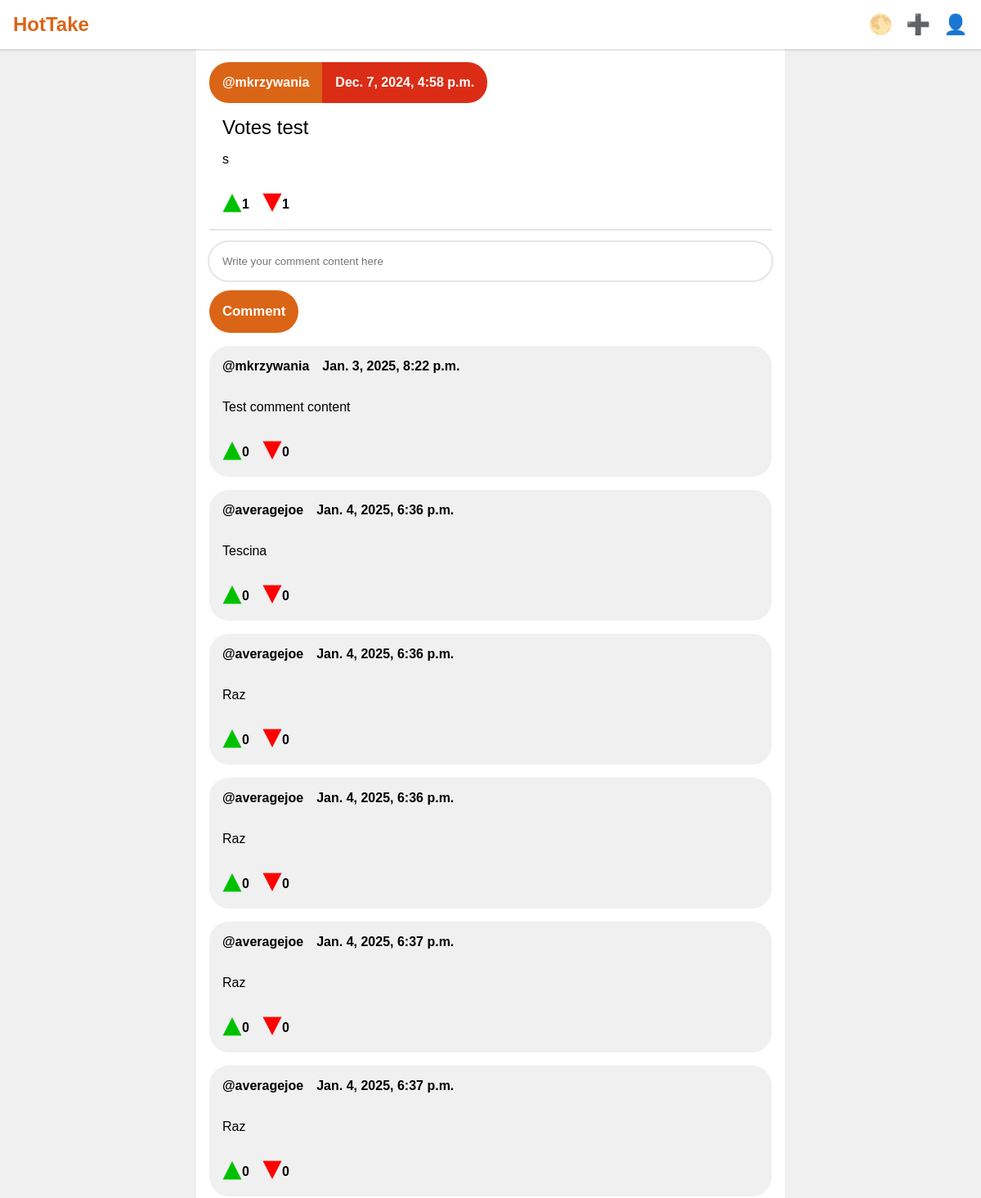
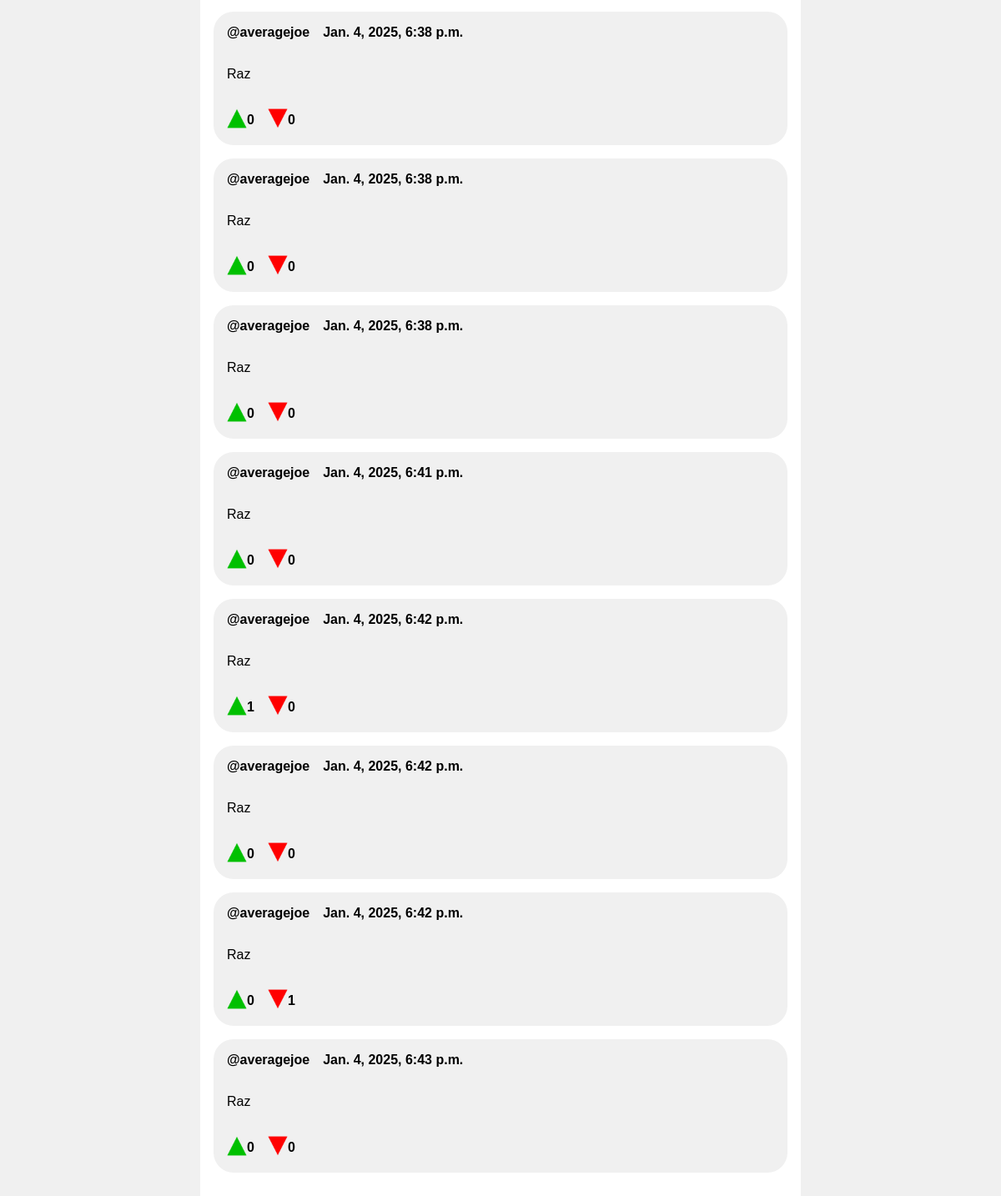
The page /post/7 (signed in) on the database its author committed (2 pictures, top to bottom).
### app/models.py (models this page shows, shortened)
class Post(models.Model):
    author = models.ForeignKey(User, on_delete=models.CASCADE)
    title = models.CharField(max_length=50)
    body = models.TextField()
    date = models.DateTimeField()
    upvotes = models.IntegerField(default = 0)
    downvotes = models.IntegerField(default = 0)
    voters = JSONField(default=dict);

class Comment(models.Model):
    post = models.ForeignKey(Post, on_delete=models.CASCADE)
    author = models.ForeignKey(User, on_delete=models.CASCADE)
    body = models.TextField()
    date = models.DateTimeField()
    upvotes = models.IntegerField(default = 0)
    downvotes = models.IntegerField(default = 0)
    voters = JSONField(default=dict);

### app/views.py (the view, shortened to what this page needs)
# urls.py: path('post/<int:post_id>', views.post_info, name='post_info')
def post_info(request, post_id):
    template = loader.get_template('app/post.html')
    context = {
        "post": Post.objects.get(pk=post_id),
        "comments": Comment.objects.filter(post=Post.objects.get(pk=post_id))
    }
    return HttpResponse(template.render(context, request))

### app/templates/app/post.html (shortened to what this page needs)
{% extends "app/home.html" %}
{% load static %}
{% block content %}
<div class="post">
    <div class="info">
        <div class="author">
            <a href={% url 'user_info' username=post.author.username %}>@{{ post.author }}</a>
        </div>
        <div class="date">
            {{ post.date }}
        </div>
    </div>
    <div class="post-content">
        <div class="title">
            {{ post.title }}
        </div>
        <div class="post-body">
            {{ post.body }}
        </div>
    </div>
    <div class="votes">
        <div class="upvote" data-post-id="{{ post.id }}">
            <div class="symbol"><img src="{% static 'app/img/trianglegreen.png' %}" alt="upvote"></div>
            <div class="count">{{ post.upvotes }}</div>
        </div>
        <div class="downvote" data-post-id="{{ post.id }}">
            <div class="symbol"><img src="{% static 'app/img/trianglered.png' %}" alt="downvote"></div>
            <div class="count">{{ post.downvotes }}</div>
        </div>
    </div>
</div>
<form method="POST" class="create-comment">
    <textarea name="body" id="body" placeholder="Write your comment content here" cols="5" rows="1" maxlength="5000"></textarea>
    <input type="submit" value="Comment" class="btn">
</form>
{% for comment in comments %}
<div class="comment">
    <div class="commenter-info">
        <div class="username">
            <a href="{% url 'user_info' username=comment.author.username %}">@{{ comment.author }}</a>
        </div>
        <div class="date">
            {{ comment.date  }}
        </div>
    </div>
    <div class="content">
        {{ comment.body }}
    </div>
    <div class="votes">
        <div class="upvote" data-comment-id="{{ comment.id }}">
            <div class="symbol"><img src="{% static 'app/img/trianglegreen.png' %}" alt="upvote"></div>
            <div class="count">{{ comment.upvotes }}</div>
        </div>
        <div class="downvote" data-comment-id="{{ comment.id }}">
            <div class="symbol"><img src="{% static 'app/img/trianglered.png' %}" alt="downvote"></div>
            <div class="count">{{ comment.downvotes }}</div>
        </div>
    </div>
</div>
{% endfor %}
{% endblock %}

### app/static/app/css/main.css (style rules this page uses)
* { margin: 0; padding: 0; box-sizing: border-box; font-family: Arial, Helvetica, sans-serif; }
html, body { height: 100%; overflow-x: hidden; }
.wrapper .body .article .info { display: flex; align-items: center; font-weight: 900; color: white; overflow: hidden; align-items: stretch; }
.wrapper .body .article .info .author { background-color: rgb(219, 101, 22); padding: 1rem; border-radius: 1.5rem 0 0 1.5rem; display: flex; align-items: center; justify-content: center; }
.wrapper .body .article .info .author a { color: white; text-decoration: none; }
.wrapper .body .article .info .date { background-color: rgb(219, 45, 22); padding: 1rem; border-radius: 0 1.5rem 1.5rem 0; display: flex; align-items: center; justify-content: center }
.wrapper .body .article .post { margin-bottom: 1rem; box-shadow: 0px 2px 0px 0px rgba(0,0,0,0.1); }
.wrapper .body .article .post .title { font-size: 1.5rem; margin: 0 0 1rem 0; }
.wrapper .body .article .post .post-content { width: 100%; padding: 1rem; }
.wrapper .body .article .votes, .wrapper .body .article .post .downvote, .wrapper .body .article .post .upvote { display: flex; user-select: none; }
.wrapper .body .article .votes .upvote, .wrapper .body .article .post .votes .downvote { justify-content: center; align-items: center; }
.wrapper .body .article .votes .upvote { margin-right: 1rem; }
.wrapper .body .article .votes { font-weight: 800; padding: 1rem; }
.wrapper .body .article .votes img { width: 1.5rem; height: 1.5rem; }
.wrapper .body .article .votes .upvote img { transform: scaleY(-1); }
.wrapper .body .article .votes .upvote, .wrapper .body .article .votes .downvote { display: flex; justify-content: center; align-items: center; }
.wrapper .body .article .comment { border-radius: 1.5rem; background-color: rgb(240, 240, 240); display: flex; flex-direction: column; margin-bottom: 1rem; }
.wrapper .body .article .comment .commenter-info { display: flex; padding: 1rem; font-weight: 900; }
.wrapper .body .article .comment .commenter-info .username a { color: black !important; text-decoration: none !important; }
.wrapper .body .article .comment .commenter-info .date { margin-left: 1rem; }
.wrapper .body .article .comment .content { padding: 1rem; }
.wrapper .body .article .create-comment textarea { border: 0; background-color: white; box-shadow: 0px 0px 0px 2px rgba(0,0,0,0.1); padding: 1rem; border-radius: 1.5rem; transition: box-shadow 300ms ease-in-out; resize: none; width: 100%; }
.wrapper .body .article .create-comment .btn { background-color: rgb(219, 101, 22); border-radius: 2rem; border: none; padding: 1rem; color: white; font-weight: 800; font-size: 1.05rem; transition: 300ms ease-in-out; margin: 0.5rem 0 1rem 0; }

### rows shown on the page
Post: author "mkrzywania", date "Dec. 7, 2024, 4:58 p.m.", title "Votes test", body "s", upvotes "1", downvotes "1"
Comment: author "mkrzywania", date "Jan. 3, 2025, 8:22 p.m.", body "Test comment content", upvotes "0", downvotes "0"
Comment: author "averagejoe", date "Jan. 4, 2025, 6:36 p.m.", body "Tescina", upvotes "0", downvotes "0"
Comment: author "averagejoe", date "Jan. 4, 2025, 6:36 p.m.", body "Raz", upvotes "0", downvotes "0"
Comment: author "averagejoe", date "Jan. 4, 2025, 6:36 p.m.", body "Raz", upvotes "0", downvotes "0"
Comment: author "averagejoe", date "Jan. 4, 2025, 6:37 p.m.", body "Raz", upvotes "0", downvotes "0"
Comment: author "averagejoe", date "Jan. 4, 2025, 6:37 p.m.", body "Raz", upvotes "0", downvotes "0"
Comment: author "averagejoe", date "Jan. 4, 2025, 6:38 p.m.", body "Raz", upvotes "0", downvotes "0"
Comment: author "averagejoe", date "Jan. 4, 2025, 6:38 p.m.", body "Raz", upvotes "0", downvotes "0"
Comment: author "averagejoe", date "Jan. 4, 2025, 6:38 p.m.", body "Raz", upvotes "0", downvotes "0"
Comment: author "averagejoe", date "Jan. 4, 2025, 6:41 p.m.", body "Raz", upvotes "0", downvotes "0"
Comment: author "averagejoe", date "Jan. 4, 2025, 6:42 p.m.", body "Raz", upvotes "1", downvotes "0"
Comment: author "averagejoe", date "Jan. 4, 2025, 6:42 p.m.", body "Raz", upvotes "0", downvotes "0"
Comment: author "averagejoe", date "Jan. 4, 2025, 6:42 p.m.", body "Raz", upvotes "0", downvotes "1"
Comment: author "averagejoe", date "Jan. 4, 2025, 6:43 p.m.", body "Raz", upvotes "0", downvotes "0"
